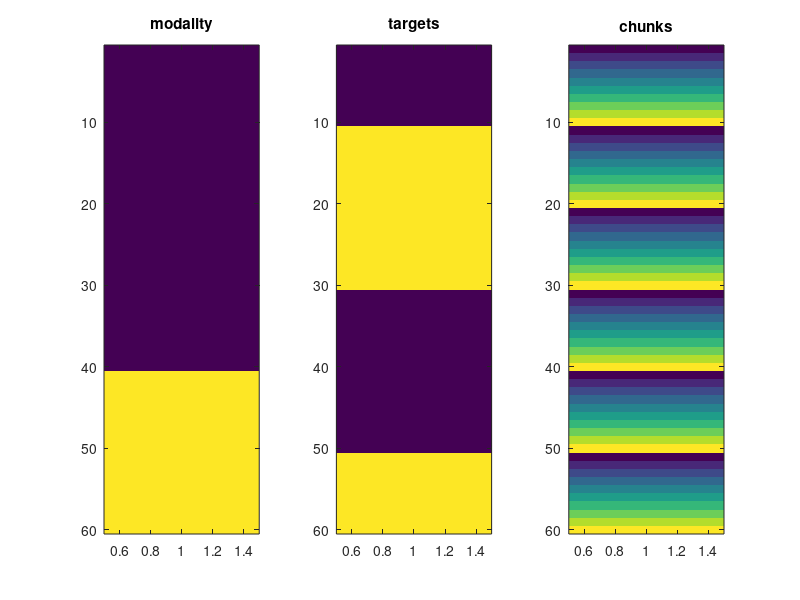

The MATLAB script that drew this image:
% For CrossMod decoding

condLabelNb = [ 1 2 3 4 5 6];
condLabelName = {'handDown_pinkyThumb', 'handDown_fingerWrist', 'handUp_pinkyThumb', 'handUp_fingerWrist', 'visual_vertical', 'visual_horizontal'};;
dirLabelNb = [1 2 2 1 1 2 ];
dirLabelName = {'vertical', 'horizontal','horizontal','vertical','vertical', 'horizontal'};
modalityLabelNb = [1 1 1 1 2 2];
modalityLabelName = {'tactile','tactile','tactile','tactile','visual','visual'};
decodingConditionList = {'trainVisual_testTactile','trainTactile_testVision','both'};

nbRun = 10;
betasPerCondition = 1;

% 1: hand down 2:hand up 3:Visual
modalityNb = [1 1 1 1 2 2];
modalityNb =  repmat(modalityNb,(nbRun*betasPerCondition),1);
modalityNb = modalityNb(:);
imagesc(modalityNb)

% modalityName = {'tactile','tactile','tactile','tactile','visual','visual'};
% modalityName=repmat(modalityName,(nbRun*betasPerCondition),1);
% modalityName = modalityName(:);
% imagesc(modalityName)

% 1: Vertical 2:Horizontal
directionNb = [1 2 2 1 1 2 ];
directionNb =  repmat(directionNb,(nbRun*betasPerCondition),1);
directionNb = directionNb(:);
imagesc(directionNb);

% directionName={'ver','hor', 'hor', 'ver', 'ver','hor'};
% directionName = repmat(directionName,(nbRun*betasPerCondition),1);
% directionName = directionName(:);
% imagesc(directionName)


chunks =  repmat(1 :(nbRun*betasPerCondition),1,6);
chunks = chunks(:);
imagesc(chunks)

% assign our 4D image design into cosmo ds git
ds.sa.chunks = chunks;
ds.sa.modality = modalityNb;
ds.sa.targets = directionNb;


% ds.sa.labels = directionName;


subplot(1,3,1); imagesc(ds.sa.modality);title('modality')
subplot(1,3,2); imagesc(ds.sa.targets);title('targets')
subplot(1,3,3); imagesc(ds.sa.chunks);title('chunks')
%%
condNb = [ 1 2 3 4 5 6];
condName = {'handDown_pinkyThumb', 'handDown_fingerWrist', 'handUp_pinkyThumb', 'handUp_fingerWrist', 'visual_vertical', 'visual_horizontal'};;
directionNb = [1 2 2 1 1 2 ];
directionName = {'vertical', 'horizontal','horizontal','vertical','vertical', 'horizontal'};
modalityNb = [1 1 1 1 2 2];
modalityName = {'tactile','tactile','tactile','tactile','visual','visual'};
decodingConditionList = {'trainVisual_testTactile','trainTactile_testVision','both'};

nbRun = 10;
betasPerCondition = 1;

chunks =  repmat(1 :(nbRun*betasPerCondition),1,6);
chunks = chunks(:);

modalityNb =  repmat(modalityNb,(nbRun*betasPerCondition),1);
modalityNb = modalityNb(:);

directionNb =  repmat(directionNb,(nbRun*betasPerCondition),1);
directionNb = directionNb(:);

% assign our 4D image design into cosmo ds git
ds.sa.chunks = chunks;
ds.sa.modality = modalityNb;
ds.sa.targets = directionNb;

subplot(1,3,1); imagesc(ds.sa.modality);title('modality')
subplot(1,3,2); imagesc(ds.sa.targets);title('targets')
subplot(1,3,3); imagesc(ds.sa.chunks);title('chunks')
